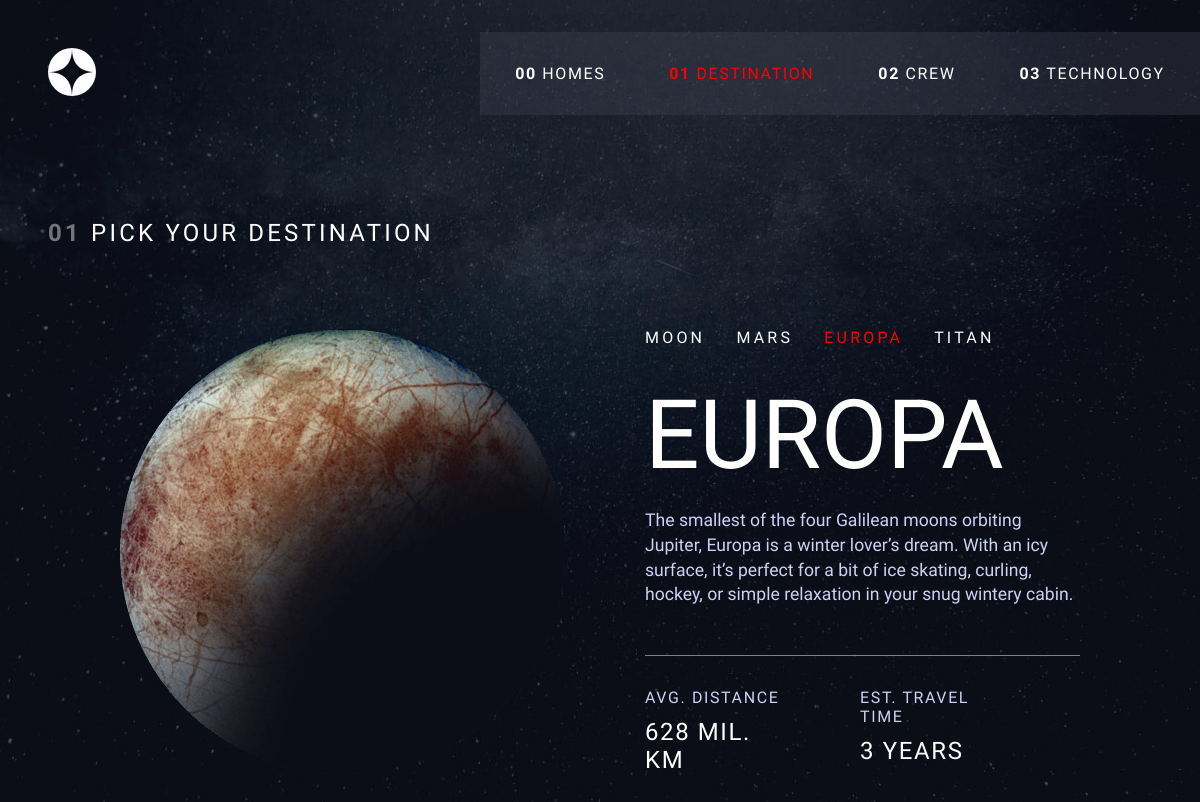
Page /destination/europa on the committed database.
### destination/models.py (models this page shows, shortened)
class Destination(models.Model):
    name = models.CharField(max_length=128)
    description = models.TextField()
    distance = models.CharField(max_length=128)
    travel = models.CharField(max_length=128)
    image = models.ImageField()
    slug = models.SlugField()

### destination/views.py (the view)
# urls.py: path('europa', views.europa, name='europa'),
def europa(request):
    europa = Destination.objects.get(name='europa')
    return render(request, 'destination/destination-europa.html', {
        'destination': europa
    })

### destination/templates/destination/destination-europa.html (shortened to what this page needs)
{% extends 'base.html' %}
{% load static %}
{% block body_block %}destination{% endblock %}
{% block styles_block %}
    <link rel="stylesheet" href="{% static 'destination/index.css' %}">
    <link rel="stylesheet" href="{% static 'destination/partials/destination.css' %}">
    <link rel="stylesheet" href="{% static 'partials/header.css' %}">
{% endblock %}
{% block content_block %}
    {% include 'partials/header.html' %}
    {% include 'destination/partials/destination.html' with name=destination.name image=destination.image description=destination.description distance=destination.distance travel=destination.travel %}
{% endblock %}

### templates/base.html (shortened to what this page needs)
{% load static %}
<!DOCTYPE html>
<html lang="en">
    <head>
        <link rel="stylesheet" href="{% static '/base.css' %}" />
        {% block styles_block %} {% endblock %}
    </head>
    <body class="{% block body_block %}{% endblock %}">
        {% block content_block %}{% endblock %}
    </body>
</html>

### templates/partials/header.html (shortened to what this page needs)
{% load static %}
<header class="header">
    <a href="{% url 'home' %}">
         <img class="header__logo" src="{% static '/images/logo.svg' %}" alt="logo" />
    </a>
    <nav class="header__navigation-bar">
        <ul>
            <li>
                <a href="{% url 'home' %}">
                    <div
                        {% if 'home' in request.get_full_path %}
                            class="header__nav-item active"
                        {% else %}
                            class="header__nav-item"
                        {% endif %}
                    >
                        <span class="header__nav-numbers">00</span> Homes
                    </div>
                </a>
            </li>
            <li>
                <a href="{% url 'destination' %}">
                    <div
                        {% if "destination" in request.path %}
                            class="header__nav-item active"
                        {% else %}
                            class="header__nav-item"
                        {% endif %}
                    >
                        <span class="header__nav-numbers">01</span> Destination
                    </div>
                </a>
            </li>
            <li>
                <a href="{% url 'crew' %}">
                    <div
                        {% if 'crew' in request.path %}
                            class="header__nav-item active"
                        {% else %}
                            class="header__nav-item"
                        {% endif %}
                    >
                        <span class="header__nav-numbers">02</span> Crew
                    </div>
                </a>
            </li>
            <li>
                <a href="{% url 'technology' %}">
                    <div
                        {% if 'technology' in request.path %}
                            class="header__nav-item active"
                        {% else %}
                            class="header__nav-item"
                        {% endif %}
                    >
                        <span class="header__nav-numbers">03</span> Technology
                    </div>
                </a>
            </li>
        </ul>
    </nav>
</header>

### destination/templates/destination/partials/destination.html (shortened to what this page needs)
{% load static %}
<p class="choose"><span>01</span> pick your destination</p>
<div class="grid">
    <img class="planet" src="{% static 'destination/images/' %}{{ image }}" alt="{{ name }}" />
    <div class="main-content">
        <nav class="destinations">
            <a {% if name == 'moon'%}class="active"{% endif %}
            href="{% url 'moon' %}">Moon</a>
            <a {% if name == 'mars'%}class="active"{% endif %}
            href="{% url 'mars' %}">Mars</a>
            <a {% if name == 'europa'%}class="active"{% endif %}
            href="{% url 'europa' %}">Europa</a>
            <a {% if name == 'titan'%}class="active"{% endif %}
            href="{% url 'titan' %}">Titan</a>
        </nav>
        <p class="title">{{ name }}</p>
        <p class="information">{{ description }}</p>
        <div class="facts">
            <div class="fact facts__distance">
                <p class="fact__title">Avg. distance</p>
                <p class="fact__value">{{ distance }}</p>
            </div>
            <div class="fact facts__travel">
                <p class="fact__title">est. travel time</p>
                <p class="fact__value">{{ travel }}</p>
            </div>
        </div>
    </div>
</div>

### static/base.css (style rules this page uses)
:root { box-sizing: border-box; --primary-text-color: #fffffe; --secondary-text-color: #cbd2f4; --grey-text-color: #737578; --primary-font: 'Barlow Condensed', sans-serif; --secondary-font: 'Bellefair', serif; --light-weight: 300; --regular-weight: 400; --medium-weight: 500; --bold-weight: 700; }
html { height: 100%; }
body { height: 100%; font-family: var(--primary-font); margin: 0; }
* { box-sizing: inherit; }
ul, li { padding-left: 0; list-style: none; }

### destination/static/destination/index.css (style rules this page uses)
.destination { background: url('/static/destination/images/background-destination-desktop.jpg') no-repeat center center fixed; background-size: cover; -webkit-background-size: cover; -moz-background-size: cover; -o-background-size: cover; background-size: cover; height: 100%; color: var(--primary-text); display: flex; flex-direction: column; }

### destination/static/destination/partials/destination.css (style rules this page uses)
.choose { color: white; text-transform: uppercase; margin-left: 3rem; font-size: 1.5rem; letter-spacing: 0.2rem; }
.choose span { font-weight: bolder; color: var(--grey-text-color); }
.grid { margin-bottom: 5rem; margin-inline: 0 auto; margin-left: auto; margin-right: auto; width: 80%; display: grid; grid-template-columns: 1fr 1fr; grid-template-rows: 70vh; gap: 5rem; justify-content: center; align-items: center; color: var(--primary-text-color); }
nav { text-transform: uppercase; letter-spacing: 0.2rem; position: relative; }
.destinations a { margin-right: 1.5rem; }
.title { font-size: 6rem; font-family: var(--secondary-font); text-transform: uppercase; margin-bottom: 0; margin-top: 2rem; }
.information { font-size: 1.1rem; color: var(--secondary-text-color); line-height: 1.4; }
.facts { display: flex; grid-template-columns: 1fr 1fr; border-top: 1px solid grey; margin-top: 3rem; text-transform: uppercase; padding-top: 1rem; }
.fact { margin-right: 4rem; letter-spacing: 0.1rem; }
.fact__title { color: var(--secondary-text-color); margin-bottom: 0.7rem; }
.fact__value { margin: 0; font-size: 1.5rem; font-family: var(--secondary-font); }
.destinations .active { color: red; }

### static/partials/header.css (style rules this page uses)
.header { display: flex; justify-content: space-between; align-items: center; margin: 2rem 0 5rem 3rem; }
.header__logo { cursor: pointer; }
.header__navigation-bar { display: flex; justify-content: center; width: 100%; height: 100%; margin: 0; padding-right: 4rem; text-transform: uppercase; width: 60vw; background: rgba(78, 78, 95, 0.3); color: var(--primary-text-color); }
.header__navigation-bar ul { display: flex; justify-content: center; width: 100%; height: 100%; margin: 0; padding-right: 4rem; }
.header__navigation-bar a { padding: 2rem; filter: blur(0); opacity: 1; letter-spacing: 0.1rem; display: flex; flex-direction: column; align-items: center; position: relative; transition: border 0 ease-out 1s; }
.header__nav-numbers { font-weight: bolder; }
.header__navigation-bar a::before, .header__navigation-bar a::after { content: ''; position: absolute; border: 1px solid var(--primary-text-color); width: 0%; opacity: 0; transition: all 0.4s ease-in-out; }
.header__navigation-bar a::before { top: 2rem; }
.header__navigation-bar a::after { bottom: 2rem; }
.header__navigation-bar .active { color: red; }
a, a:hover, a:active { text-decoration: none; color: inherit; }
.header::after { content: ''; border-bottom: 1px solid rgb(121, 120, 120); position: absolute; width: 30%; display: block; left: 8rem; }
@media screen and (max-width: 1200px) { .header::after { display: none; } }
@media screen and (max-width: 1200px) { .header__navigation-bar { padding-right: 0; } }
@media screen and (max-width: 1200px) { .header__navigation-bar ul { padding-right: 0; } }

### rows in the picture
Destination: image+name (picture), name "EUROPA", description "The smallest of the four Galilean moons orbiting Jupiter, Europa is a winter lover’s dream. With an icy surface, it’s perfect for a bit of ice skating, curling, hockey, or simple relaxation in your snug wintery cabin.", distance "628 MIL. KM", travel "3 YEARS"
